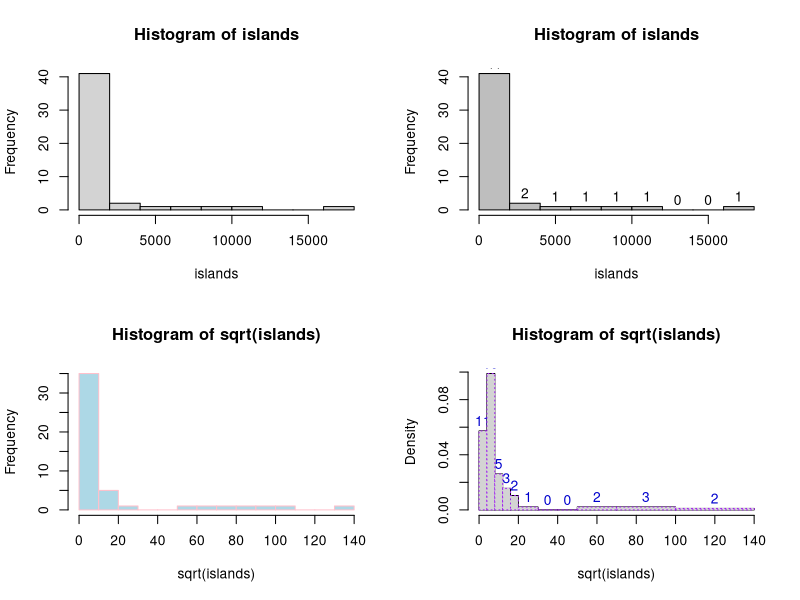
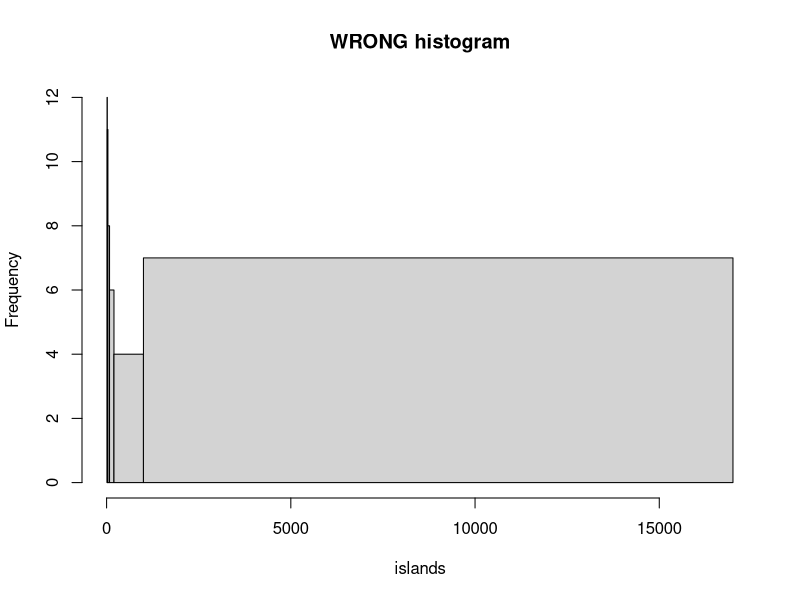
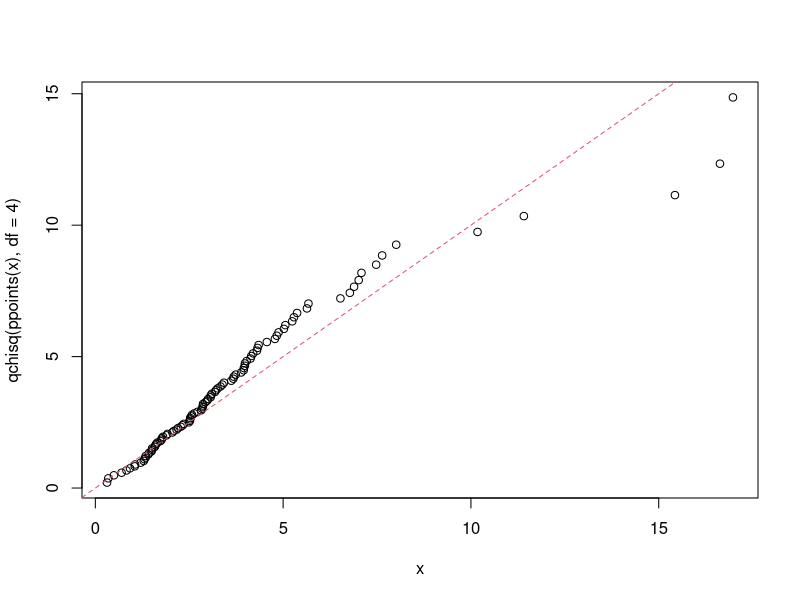
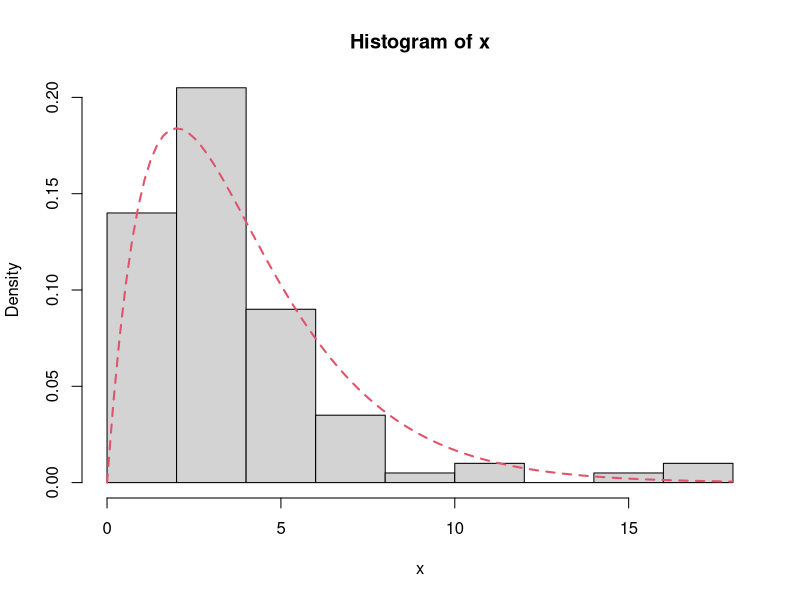

These charts were generated, in order, by the following R code:
## ---- chunk 1
op <- par(mfrow = c(2, 2))
hist(islands)
utils::str(hist(islands, col = "gray", labels = TRUE))

hist(sqrt(islands), breaks = 12, col = "lightblue", border = "pink")
##-- For non-equidistant breaks, counts should NOT be graphed unscaled:
r <- hist(sqrt(islands), breaks = c(4*0:5, 10*3:5, 70, 100, 140),
          col = "blue1")
text(r$mids, r$density, r$counts, adj = c(.5, -.5), col = "blue3")
sapply(r[2:3], sum)
sum(r$density * diff(r$breaks)) # == 1
lines(r, lty = 3, border = "purple") # -> lines.histogram(*)
par(op)

require(utils) # for str
str(hist(islands, breaks = 12, plot =  FALSE)) #-> 10 (~= 12) breaks
str(hist(islands, breaks = c(12,20,36,80,200,1000,17000), plot = FALSE))

hist(islands, breaks = c(12,20,36,80,200,1000,17000), freq = TRUE,
     main = "WRONG histogram") # and warning

require(stats)
set.seed(14)
x <- rchisq(100, df = 4)

## Comparing data with a model distribution should be done with qqplot()!
qqplot(x, qchisq(ppoints(x), df = 4)); abline(0, 1, col = 2, lty = 2)

## if you really insist on using hist() ... :
hist(x, freq = FALSE, ylim = c(0, 0.2))
curve(dchisq(x, df = 4), col = 2, lty = 2, lwd = 2, add = TRUE)
